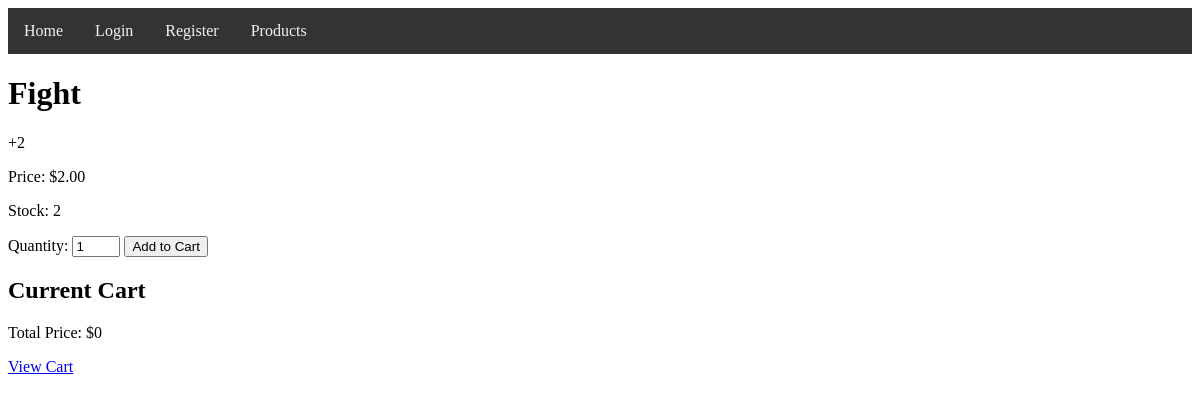
The page /products/1/ on the database its author committed.
### shop/models.py (models this page shows, shortened)
class Product(models.Model):
    name = models.CharField(max_length=255)
    description = models.TextField()
    price = models.DecimalField(max_digits=10, decimal_places=2)
    stock = models.PositiveIntegerField()

### shop/views.py (the view)
# urls.py: path('products/<int:product_id>/', views.product_detail, name='product_detail'),
def product_detail(request, product_id):
    product = get_object_or_404(Product, pk=product_id)
    cart_items = CartItem.objects.filter(user=request.user) if request.user.is_authenticated else []
    total_price = sum(item.product.price * item.quantity for item in cart_items)
    return render(request, 'shop/product_detail.html', {
        'product': product,
        'cart_items': cart_items,
        'total_price': total_price
    })

### shop/templates/shop/product_detail.html (shortened to what this page needs)
{% extends 'shop/base.html' %}
{% block content %}
<h1>{{ product.name }}</h1>
<p>{{ product.description }}</p>
<p>Price: ${{ product.price }}</p>
<p>Stock: {{ product.stock }}</p>
<form method="post" action="{% url 'add_to_cart' product.id %}">
    <label for="quantity">Quantity:</label>
    <input type="number" id="quantity" name="quantity" value="1" min="1" max="{{ product.stock }}">
    <button type="submit">Add to Cart</button>
</form>
<h2>Current Cart</h2>
<p>Total Price: ${{ total_price }}</p>
<a href="{% url 'cart' %}">View Cart</a>
{% endblock %}

### rows shown on the page
Product: name "Fight", description "+2", price "2.00", stock "2"

### other values the page prints
{{ total_price }} "0"
